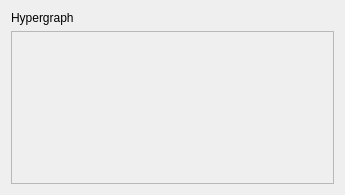
<?xml version="1.0" encoding="UTF-8"?>
<ui version="4.0">
 <class>HyperedgeViewer</class>
 <widget class="QWidget" name="HyperedgeViewer">
  <property name="geometry">
   <rect>
    <x>0</x>
    <y>0</y>
    <width>345</width>
    <height>195</height>
   </rect>
  </property>
  <property name="windowTitle">
   <string>Form</string>
  </property>
  <layout class="QVBoxLayout" name="verticalLayout">
   <item>
    <widget class="QLabel" name="label">
     <property name="text">
      <string>Hypergraph</string>
     </property>
    </widget>
   </item>
   <item>
    <widget class="QFrame" name="View">
     <property name="sizePolicy">
      <sizepolicy hsizetype="Expanding" vsizetype="Expanding">
       <horstretch>0</horstretch>
       <verstretch>0</verstretch>
      </sizepolicy>
     </property>
     <property name="frameShape">
      <enum>QFrame::StyledPanel</enum>
     </property>
     <property name="frameShadow">
      <enum>QFrame::Raised</enum>
     </property>
    </widget>
   </item>
  </layout>
 </widget>
 <resources/>
 <connections/>
</ui>
